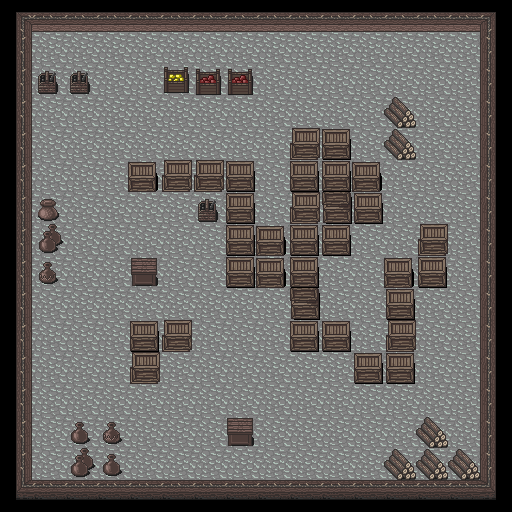

This is a level from a 2D game, rendered from its Tiled map with the project's own tilesets. A one-line summary and the map file follow, with tile-layer data summarised:
An orthogonal 16x16 tile map with 32x32 px tiles, 2 tile layers (Background, Obstacles).

<map version="1.0" orientation="orthogonal" width="16" height="16" tilewidth="32" tileheight="32">
 <tileset firstgid="1" name="basement_tileset" tilewidth="32" tileheight="32">
  <image source="basement_tileset.png" width="256" height="577" />
 </tileset>
 <layer name="Background" width="16" height="16">
  <data>[256 cells, 256 non-empty, 9 distinct tile ids]</data>
 </layer>
 <layer name="Obstacles" width="16" height="16">
  <data>[256 cells, 54 non-empty, 13 distinct tile ids]</data>
 </layer>
</map>